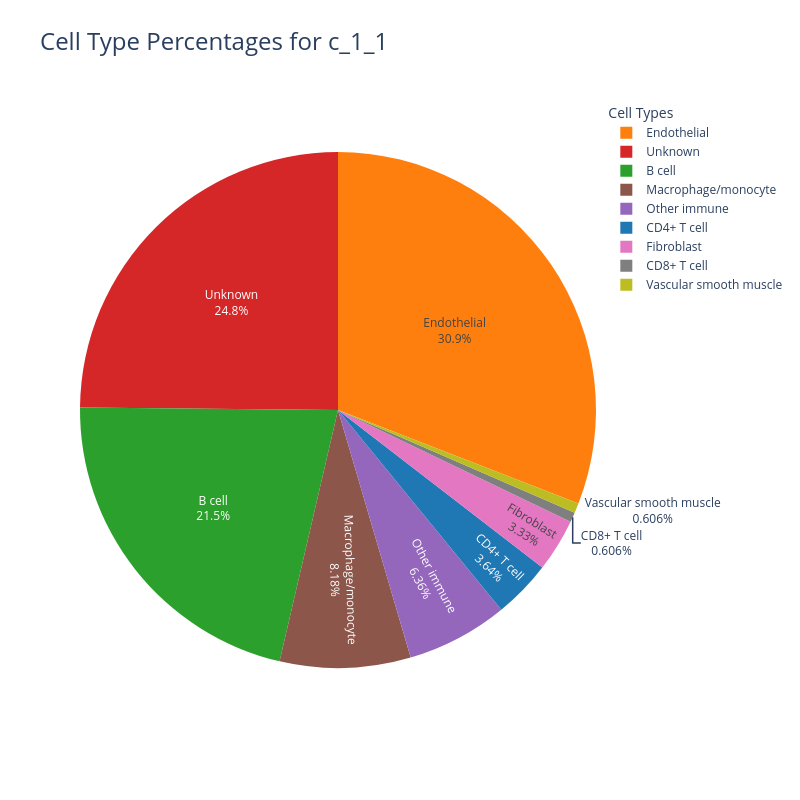

Notebook source saved alongside this figure:
### Code cell
import plotly.express as px

def plot_cell_type_pie(sample_id, all_percentages, width=800, height=800, donut=False):
    """
    Display an interactive pie (or donut) chart of cell type percentages for a given sample.
    
    Parameters:
    - sample_id (str): Sample ID (e.g., "c_1_5")
    - all_percentages (pd.DataFrame): DataFrame with percentage values
    - width (int): Width of the chart (default: 800)
    - height (int): Height of the chart (default: 800)
    - donut (bool): If True, renders a donut chart (default: False)

    Returns:
    - Displays an interactive Plotly pie chart.
    """

    # Predefined consistent colors for all possible cell types
    color_map = {
        "CD4+ T cell": "#1f77b4",
        "Endothelial": "#ff7f0e",
        "B cell": "#2ca02c",
        "Unknown": "#d62728",
        "Other immune": "#9467bd",
        "Macrophage/monocyte": "#8c564b",
        "Fibroblast": "#e377c2",
        "CD8+ T cell": "#7f7f7f",
        "Vascular smooth muscle": "#bcbd22",
        "neutrophil": "#17becf",
        "Adipocyte": "#f7b6d2",
        "NK cell": "#c49c94",
        "Epithelial": "#aec7e8",
        "Dendritic cell": "#98df8a"
    }

    if sample_id not in all_percentages.index:
        raise ValueError(f"Sample ID '{sample_id}' not found in the dataframe.")

    # Extract and format the data
    percentages = all_percentages.loc[sample_id]
    df = percentages.reset_index()
    df.columns = ['Cell Type', 'Percentage']

    # Filter out zero values (optional)
    df = df[df['Percentage'] > 0]

    # Generate the figure
    fig = px.pie(
        df,
        values='Percentage',
        names='Cell Type',
        title=f"Cell Type Percentages for {sample_id}",
        hole=0.3 if donut else 0,
        color='Cell Type',
        color_discrete_map=color_map
    )

    fig.update_traces(textinfo='percent+label')
    fig.update_layout(
        width=width,
        height=height,
        legend_title="Cell Types",
        title_font_size=24
    )

    fig.show()

plot_cell_type_pie("c_1_1",all_percentages)

### Figure 1 — Plotly figure (JSON) as saved in the notebook; plotly's stock layout.template omitted (floating-point values rounded to 4 significant figures)
{"data": [{"customdata": [["CD4+ T cell"], ["Endothelial"], ["B cell"], ["Unknown"], ["Other immune"], ["Macrophage/monocyte"], ["Fibroblast"], ["CD8+ T cell"], ["Vascular smooth muscle"]], "domain": {"x": [0, 1], "y": [0, 1]}, "hole": 0, "hovertemplate": "Cell Type=%{customdata[0]}<br>Percentage=%{value}<extra></extra>", "labels": ["CD4+ T cell", "Endothelial", "B cell", "Unknown", "Other immune", "Macrophage/monocyte", "Fibroblast", "CD8+ T cell", "Vascular smooth muscle"], "legendgroup": "", "marker": {"colors": ["#1f77b4", "#ff7f0e", "#2ca02c", "#d62728", "#9467bd", "#8c564b", "#e377c2", "#7f7f7f", "#bcbd22"]}, "name": "", "showlegend": true, "textinfo": "percent+label", "type": "pie", "values": [3.636, 30.91, 21.52, 24.85, 6.364, 8.182, 3.333, 0.6061, 0.6061]}], "layout": {"height": 800, "legend": {"title": {"text": "Cell Types"}, "tracegroupgap": 0}, "title": {"font": {"size": 24}, "text": "Cell Type Percentages for c_1_1"}, "width": 800}}
